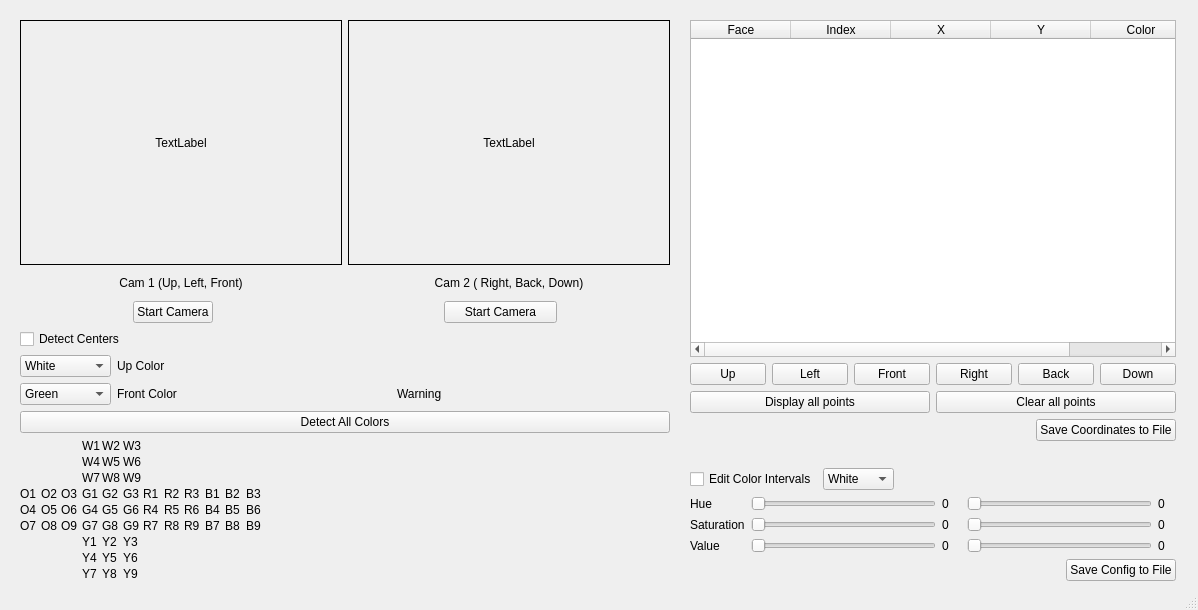
<?xml version="1.0" encoding="UTF-8"?>
<ui version="4.0">
 <class>MainWindow</class>
 <widget class="QMainWindow" name="MainWindow">
  <property name="enabled">
   <bool>true</bool>
  </property>
  <property name="geometry">
   <rect>
    <x>0</x>
    <y>0</y>
    <width>1198</width>
    <height>610</height>
   </rect>
  </property>
  <property name="windowTitle">
   <string>MainWindow</string>
  </property>
  <widget class="QWidget" name="centralwidget">
   <widget class="QWidget" name="verticalLayoutWidget">
    <property name="geometry">
     <rect>
      <x>20</x>
      <y>20</y>
      <width>650</width>
      <height>561</height>
     </rect>
    </property>
    <layout class="QVBoxLayout" name="verticalLayout_2" stretch="10,1,0,0,0,0,0">
     <property name="sizeConstraint">
      <enum>QLayout::SetMinimumSize</enum>
     </property>
     <item>
      <layout class="QHBoxLayout" name="horizontalLayout_3">
       <property name="sizeConstraint">
        <enum>QLayout::SetFixedSize</enum>
       </property>
       <item>
        <widget class="QLabel" name="main_cam">
         <property name="layoutDirection">
          <enum>Qt::LeftToRight</enum>
         </property>
         <property name="frameShape">
          <enum>QFrame::Box</enum>
         </property>
         <property name="frameShadow">
          <enum>QFrame::Plain</enum>
         </property>
         <property name="text">
          <string>TextLabel</string>
         </property>
         <property name="textFormat">
          <enum>Qt::PlainText</enum>
         </property>
         <property name="alignment">
          <set>Qt::AlignCenter</set>
         </property>
        </widget>
       </item>
       <item>
        <widget class="QLabel" name="main_cam_2">
         <property name="layoutDirection">
          <enum>Qt::LeftToRight</enum>
         </property>
         <property name="frameShape">
          <enum>QFrame::Box</enum>
         </property>
         <property name="frameShadow">
          <enum>QFrame::Plain</enum>
         </property>
         <property name="text">
          <string>TextLabel</string>
         </property>
         <property name="textFormat">
          <enum>Qt::PlainText</enum>
         </property>
         <property name="alignment">
          <set>Qt::AlignCenter</set>
         </property>
        </widget>
       </item>
      </layout>
     </item>
     <item>
      <layout class="QHBoxLayout" name="horizontalLayout_4">
       <item>
        <widget class="QLabel" name="label">
         <property name="text">
          <string>Cam 1 (Up, Left, Front)</string>
         </property>
         <property name="alignment">
          <set>Qt::AlignCenter</set>
         </property>
        </widget>
       </item>
       <item>
        <widget class="QLabel" name="label_2">
         <property name="text">
          <string>Cam 2 ( Right, Back, Down)</string>
         </property>
         <property name="alignment">
          <set>Qt::AlignCenter</set>
         </property>
        </widget>
       </item>
      </layout>
     </item>
     <item>
      <layout class="QHBoxLayout" name="horizontalLayout_5" stretch="1,0,2,1,1">
       <item>
        <spacer name="horizontalSpacer_3">
         <property name="orientation">
          <enum>Qt::Horizontal</enum>
         </property>
         <property name="sizeHint" stdset="0">
          <size>
           <width>40</width>
           <height>20</height>
          </size>
         </property>
        </spacer>
       </item>
       <item>
        <widget class="QPushButton" name="start_camera">
         <property name="text">
          <string>Start Camera</string>
         </property>
        </widget>
       </item>
       <item>
        <spacer name="horizontalSpacer_2">
         <property name="orientation">
          <enum>Qt::Horizontal</enum>
         </property>
         <property name="sizeHint" stdset="0">
          <size>
           <width>40</width>
           <height>20</height>
          </size>
         </property>
        </spacer>
       </item>
       <item>
        <widget class="QPushButton" name="start_camera_2">
         <property name="text">
          <string>Start Camera</string>
         </property>
        </widget>
       </item>
       <item>
        <spacer name="horizontalSpacer_4">
         <property name="orientation">
          <enum>Qt::Horizontal</enum>
         </property>
         <property name="sizeHint" stdset="0">
          <size>
           <width>40</width>
           <height>20</height>
          </size>
         </property>
        </spacer>
       </item>
      </layout>
     </item>
     <item>
      <layout class="QHBoxLayout" name="horizontalLayout_6">
       <item>
        <widget class="QCheckBox" name="checkBox_detect_centers">
         <property name="text">
          <string>Detect Centers</string>
         </property>
        </widget>
       </item>
       <item>
        <spacer name="horizontalSpacer_5">
         <property name="orientation">
          <enum>Qt::Horizontal</enum>
         </property>
         <property name="sizeHint" stdset="0">
          <size>
           <width>40</width>
           <height>20</height>
          </size>
         </property>
        </spacer>
       </item>
      </layout>
     </item>
     <item>
      <layout class="QGridLayout" name="gridLayout_2" columnstretch="1,3,3">
       <item row="0" column="1">
        <widget class="QLabel" name="label_3">
         <property name="text">
          <string>Up Color</string>
         </property>
        </widget>
       </item>
       <item row="0" column="0">
        <widget class="QComboBox" name="comboBox_up_color">
         <item>
          <property name="text">
           <string>White</string>
          </property>
         </item>
         <item>
          <property name="text">
           <string>Orange</string>
          </property>
         </item>
         <item>
          <property name="text">
           <string>Green</string>
          </property>
         </item>
         <item>
          <property name="text">
           <string>Red</string>
          </property>
         </item>
         <item>
          <property name="text">
           <string>Blue</string>
          </property>
         </item>
         <item>
          <property name="text">
           <string>Yellow</string>
          </property>
         </item>
        </widget>
       </item>
       <item row="1" column="1">
        <widget class="QLabel" name="label_4">
         <property name="text">
          <string>Front Color</string>
         </property>
        </widget>
       </item>
       <item row="1" column="0">
        <widget class="QComboBox" name="comboBox_front_color">
         <item>
          <property name="text">
           <string>Green</string>
          </property>
         </item>
         <item>
          <property name="text">
           <string>White</string>
          </property>
         </item>
         <item>
          <property name="text">
           <string>Orange</string>
          </property>
         </item>
         <item>
          <property name="text">
           <string>Red</string>
          </property>
         </item>
         <item>
          <property name="text">
           <string>Blue</string>
          </property>
         </item>
         <item>
          <property name="text">
           <string>Yellow</string>
          </property>
         </item>
        </widget>
       </item>
       <item row="1" column="2">
        <widget class="QLabel" name="label_warning_faces">
         <property name="text">
          <string>Warning</string>
         </property>
        </widget>
       </item>
      </layout>
     </item>
     <item>
      <widget class="QPushButton" name="button_detect_all_colors">
       <property name="text">
        <string>Detect All Colors</string>
       </property>
      </widget>
     </item>
     <item>
      <layout class="QHBoxLayout" name="horizontalLayout_7" stretch="3,5">
       <item>
        <layout class="QGridLayout" name="gridLayout">
         <property name="sizeConstraint">
          <enum>QLayout::SetMaximumSize</enum>
         </property>
         <property name="spacing">
          <number>2</number>
         </property>
         <item row="1" column="0">
          <layout class="QGridLayout" name="grid_orange">
           <property name="sizeConstraint">
            <enum>QLayout::SetDefaultConstraint</enum>
           </property>
           <item row="1" column="1">
            <widget class="QLabel" name="o5">
             <property name="text">
              <string>O5</string>
             </property>
            </widget>
           </item>
           <item row="0" column="1">
            <widget class="QLabel" name="o2">
             <property name="text">
              <string>O2</string>
             </property>
            </widget>
           </item>
           <item row="0" column="2">
            <widget class="QLabel" name="o3">
             <property name="text">
              <string>O3</string>
             </property>
            </widget>
           </item>
           <item row="1" column="0">
            <widget class="QLabel" name="o4">
             <property name="text">
              <string>O4</string>
             </property>
            </widget>
           </item>
           <item row="0" column="0">
            <widget class="QLabel" name="o1">
             <property name="text">
              <string>O1</string>
             </property>
            </widget>
           </item>
           <item row="1" column="2">
            <widget class="QLabel" name="o6">
             <property name="text">
              <string>O6</string>
             </property>
            </widget>
           </item>
           <item row="2" column="0">
            <widget class="QLabel" name="o7">
             <property name="text">
              <string>O7</string>
             </property>
            </widget>
           </item>
           <item row="2" column="1">
            <widget class="QLabel" name="o8">
             <property name="text">
              <string>O8</string>
             </property>
            </widget>
           </item>
           <item row="2" column="2">
            <widget class="QLabel" name="o9">
             <property name="text">
              <string>O9</string>
             </property>
            </widget>
           </item>
          </layout>
         </item>
         <item row="1" column="3">
          <layout class="QGridLayout" name="grid_blue">
           <property name="sizeConstraint">
            <enum>QLayout::SetDefaultConstraint</enum>
           </property>
           <item row="1" column="2">
            <widget class="QLabel" name="b6">
             <property name="text">
              <string>B6</string>
             </property>
            </widget>
           </item>
           <item row="0" column="0">
            <widget class="QLabel" name="b1">
             <property name="text">
              <string>B1</string>
             </property>
            </widget>
           </item>
           <item row="1" column="0">
            <widget class="QLabel" name="b4">
             <property name="text">
              <string>B4</string>
             </property>
            </widget>
           </item>
           <item row="0" column="1">
            <widget class="QLabel" name="b2">
             <property name="text">
              <string>B2</string>
             </property>
            </widget>
           </item>
           <item row="1" column="1">
            <widget class="QLabel" name="b5">
             <property name="text">
              <string>B5</string>
             </property>
            </widget>
           </item>
           <item row="0" column="2">
            <widget class="QLabel" name="b3">
             <property name="text">
              <string>B3</string>
             </property>
            </widget>
           </item>
           <item row="2" column="0">
            <widget class="QLabel" name="b7">
             <property name="text">
              <string>B7</string>
             </property>
            </widget>
           </item>
           <item row="2" column="1">
            <widget class="QLabel" name="b8">
             <property name="text">
              <string>B8</string>
             </property>
            </widget>
           </item>
           <item row="2" column="2">
            <widget class="QLabel" name="b9">
             <property name="text">
              <string>B9</string>
             </property>
            </widget>
           </item>
          </layout>
         </item>
         <item row="1" column="1">
          <layout class="QGridLayout" name="grid_green">
           <property name="sizeConstraint">
            <enum>QLayout::SetDefaultConstraint</enum>
           </property>
           <item row="0" column="0">
            <widget class="QLabel" name="g1">
             <property name="text">
              <string>G1</string>
             </property>
            </widget>
           </item>
           <item row="0" column="2">
            <widget class="QLabel" name="g3">
             <property name="text">
              <string>G3</string>
             </property>
            </widget>
           </item>
           <item row="0" column="1">
            <widget class="QLabel" name="g2">
             <property name="text">
              <string>G2</string>
             </property>
            </widget>
           </item>
           <item row="1" column="0">
            <widget class="QLabel" name="g4">
             <property name="text">
              <string>G4</string>
             </property>
            </widget>
           </item>
           <item row="1" column="1">
            <widget class="QLabel" name="g5">
             <property name="text">
              <string>G5</string>
             </property>
            </widget>
           </item>
           <item row="1" column="2">
            <widget class="QLabel" name="g6">
             <property name="text">
              <string>G6</string>
             </property>
            </widget>
           </item>
           <item row="2" column="0">
            <widget class="QLabel" name="g7">
             <property name="text">
              <string>G7</string>
             </property>
            </widget>
           </item>
           <item row="2" column="1">
            <widget class="QLabel" name="g8">
             <property name="text">
              <string>G8</string>
             </property>
            </widget>
           </item>
           <item row="2" column="2">
            <widget class="QLabel" name="g9">
             <property name="text">
              <string>G9</string>
             </property>
            </widget>
           </item>
          </layout>
         </item>
         <item row="1" column="2">
          <layout class="QGridLayout" name="grid_red">
           <property name="sizeConstraint">
            <enum>QLayout::SetDefaultConstraint</enum>
           </property>
           <item row="0" column="0">
            <widget class="QLabel" name="r1">
             <property name="text">
              <string>R1</string>
             </property>
            </widget>
           </item>
           <item row="0" column="2">
            <widget class="QLabel" name="r3">
             <property name="text">
              <string>R3</string>
             </property>
            </widget>
           </item>
           <item row="0" column="1">
            <widget class="QLabel" name="r2">
             <property name="text">
              <string>R2</string>
             </property>
            </widget>
           </item>
           <item row="1" column="0">
            <widget class="QLabel" name="r4">
             <property name="text">
              <string>R4</string>
             </property>
            </widget>
           </item>
           <item row="1" column="1">
            <widget class="QLabel" name="r5">
             <property name="text">
              <string>R5</string>
             </property>
            </widget>
           </item>
           <item row="1" column="2">
            <widget class="QLabel" name="r6">
             <property name="text">
              <string>R6</string>
             </property>
            </widget>
           </item>
           <item row="2" column="0">
            <widget class="QLabel" name="r7">
             <property name="text">
              <string>R7</string>
             </property>
            </widget>
           </item>
           <item row="2" column="1">
            <widget class="QLabel" name="r8">
             <property name="text">
              <string>R8</string>
             </property>
            </widget>
           </item>
           <item row="2" column="2">
            <widget class="QLabel" name="r9">
             <property name="text">
              <string>R9</string>
             </property>
            </widget>
           </item>
          </layout>
         </item>
         <item row="0" column="1">
          <layout class="QGridLayout" name="grid_white">
           <property name="sizeConstraint">
            <enum>QLayout::SetDefaultConstraint</enum>
           </property>
           <item row="0" column="0">
            <widget class="QLabel" name="w1">
             <property name="text">
              <string>W1</string>
             </property>
            </widget>
           </item>
           <item row="0" column="2">
            <widget class="QLabel" name="w3">
             <property name="text">
              <string>W3</string>
             </property>
            </widget>
           </item>
           <item row="0" column="1">
            <widget class="QLabel" name="w2">
             <property name="text">
              <string>W2</string>
             </property>
            </widget>
           </item>
           <item row="1" column="0">
            <widget class="QLabel" name="w4">
             <property name="text">
              <string>W4</string>
             </property>
            </widget>
           </item>
           <item row="1" column="1">
            <widget class="QLabel" name="w5">
             <property name="text">
              <string>W5</string>
             </property>
            </widget>
           </item>
           <item row="1" column="2">
            <widget class="QLabel" name="w6">
             <property name="text">
              <string>W6</string>
             </property>
            </widget>
           </item>
           <item row="2" column="0">
            <widget class="QLabel" name="w7">
             <property name="text">
              <string>W7</string>
             </property>
            </widget>
           </item>
           <item row="2" column="1">
            <widget class="QLabel" name="w8">
             <property name="text">
              <string>W8</string>
             </property>
            </widget>
           </item>
           <item row="2" column="2">
            <widget class="QLabel" name="w9">
             <property name="text">
              <string>W9</string>
             </property>
            </widget>
           </item>
          </layout>
         </item>
         <item row="2" column="1">
          <layout class="QGridLayout" name="grid_yellow">
           <property name="sizeConstraint">
            <enum>QLayout::SetDefaultConstraint</enum>
           </property>
           <item row="0" column="0">
            <widget class="QLabel" name="y1">
             <property name="text">
              <string>Y1</string>
             </property>
            </widget>
           </item>
           <item row="0" column="2">
            <widget class="QLabel" name="y3">
             <property name="text">
              <string>Y3</string>
             </property>
            </widget>
           </item>
           <item row="0" column="1">
            <widget class="QLabel" name="y2">
             <property name="text">
              <string>Y2</string>
             </property>
            </widget>
           </item>
           <item row="1" column="0">
            <widget class="QLabel" name="y4">
             <property name="text">
              <string>Y4</string>
             </property>
            </widget>
           </item>
           <item row="1" column="1">
            <widget class="QLabel" name="y5">
             <property name="text">
              <string>Y5</string>
             </property>
            </widget>
           </item>
           <item row="1" column="2">
            <widget class="QLabel" name="y6">
             <property name="text">
              <string>Y6</string>
             </property>
            </widget>
           </item>
           <item row="2" column="0">
            <widget class="QLabel" name="y7">
             <property name="text">
              <string>Y7</string>
             </property>
            </widget>
           </item>
           <item row="2" column="1">
            <widget class="QLabel" name="y8">
             <property name="text">
              <string>Y8</string>
             </property>
            </widget>
           </item>
           <item row="2" column="2">
            <widget class="QLabel" name="y9">
             <property name="text">
              <string>Y9</string>
             </property>
            </widget>
           </item>
          </layout>
         </item>
        </layout>
       </item>
       <item>
        <spacer name="horizontalSpacer_6">
         <property name="orientation">
          <enum>Qt::Horizontal</enum>
         </property>
         <property name="sizeHint" stdset="0">
          <size>
           <width>100</width>
           <height>1</height>
          </size>
         </property>
        </spacer>
       </item>
      </layout>
     </item>
    </layout>
   </widget>
   <widget class="QWidget" name="verticalLayoutWidget_2">
    <property name="geometry">
     <rect>
      <x>690</x>
      <y>20</y>
      <width>486</width>
      <height>561</height>
     </rect>
    </property>
    <layout class="QVBoxLayout" name="verticalLayout_6" stretch="20,1,1">
     <item>
      <layout class="QVBoxLayout" name="verticalLayout" stretch="0,0,0,0">
       <item>
        <widget class="QTableWidget" name="tableWidget">
         <column>
          <property name="text">
           <string>Face</string>
          </property>
         </column>
         <column>
          <property name="text">
           <string>Index</string>
          </property>
         </column>
         <column>
          <property name="text">
           <string>X</string>
          </property>
         </column>
         <column>
          <property name="text">
           <string>Y</string>
          </property>
         </column>
         <column>
          <property name="text">
           <string>Color</string>
          </property>
         </column>
        </widget>
       </item>
       <item>
        <layout class="QHBoxLayout" name="horizontalLayout">
         <item>
          <widget class="QPushButton" name="button_update_table_up">
           <property name="text">
            <string>Up</string>
           </property>
          </widget>
         </item>
         <item>
          <widget class="QPushButton" name="button_update_table_left">
           <property name="text">
            <string>Left</string>
           </property>
          </widget>
         </item>
         <item>
          <widget class="QPushButton" name="button_update_table_front">
           <property name="text">
            <string>Front</string>
           </property>
          </widget>
         </item>
         <item>
          <widget class="QPushButton" name="button_update_table_right">
           <property name="text">
            <string>Right</string>
           </property>
          </widget>
         </item>
         <item>
          <widget class="QPushButton" name="button_update_table_back">
           <property name="text">
            <string>Back</string>
           </property>
          </widget>
         </item>
         <item>
          <widget class="QPushButton" name="button_update_table_down">
           <property name="text">
            <string>Down</string>
           </property>
          </widget>
         </item>
        </layout>
       </item>
       <item>
        <layout class="QHBoxLayout" name="horizontalLayout_8">
         <item>
          <widget class="QPushButton" name="button_display_all_points">
           <property name="text">
            <string>Display all points</string>
           </property>
          </widget>
         </item>
         <item>
          <widget class="QPushButton" name="button_clear_all_points">
           <property name="text">
            <string>Clear all points</string>
           </property>
          </widget>
         </item>
        </layout>
       </item>
       <item>
        <layout class="QHBoxLayout" name="horizontalLayout_2">
         <item>
          <spacer name="horizontalSpacer">
           <property name="orientation">
            <enum>Qt::Horizontal</enum>
           </property>
           <property name="sizeHint" stdset="0">
            <size>
             <width>40</width>
             <height>20</height>
            </size>
           </property>
          </spacer>
         </item>
         <item>
          <widget class="QPushButton" name="button_update_coordinate_file">
           <property name="text">
            <string>Save Coordinates to File</string>
           </property>
          </widget>
         </item>
        </layout>
       </item>
      </layout>
     </item>
     <item>
      <spacer name="verticalSpacer">
       <property name="orientation">
        <enum>Qt::Vertical</enum>
       </property>
       <property name="sizeHint" stdset="0">
        <size>
         <width>88</width>
         <height>108</height>
        </size>
       </property>
      </spacer>
     </item>
     <item>
      <layout class="QVBoxLayout" name="layout_edit_colors">
       <item>
        <layout class="QHBoxLayout" name="horizontalLayout_9">
         <item>
          <widget class="QCheckBox" name="checkBox_edit_color_intervals">
           <property name="text">
            <string>Edit Color Intervals</string>
           </property>
          </widget>
         </item>
         <item>
          <widget class="QComboBox" name="comboBox_colors_HSV">
           <item>
            <property name="text">
             <string>White</string>
            </property>
           </item>
           <item>
            <property name="text">
             <string>Orange</string>
            </property>
           </item>
           <item>
            <property name="text">
             <string>Green</string>
            </property>
           </item>
           <item>
            <property name="text">
             <string>Red</string>
            </property>
           </item>
           <item>
            <property name="text">
             <string>Blue</string>
            </property>
           </item>
           <item>
            <property name="text">
             <string>Yellow</string>
            </property>
           </item>
          </widget>
         </item>
         <item>
          <spacer name="horizontalSpacer_8">
           <property name="orientation">
            <enum>Qt::Horizontal</enum>
           </property>
           <property name="sizeHint" stdset="0">
            <size>
             <width>40</width>
             <height>20</height>
            </size>
           </property>
          </spacer>
         </item>
        </layout>
       </item>
       <item>
        <layout class="QHBoxLayout" name="horizontalLayout_10">
         <item>
          <layout class="QVBoxLayout" name="verticalLayout_3">
           <item>
            <widget class="QLabel" name="label_7">
             <property name="text">
              <string>Hue</string>
             </property>
            </widget>
           </item>
           <item>
            <widget class="QLabel" name="label_8">
             <property name="text">
              <string>Saturation</string>
             </property>
            </widget>
           </item>
           <item>
            <widget class="QLabel" name="label_9">
             <property name="text">
              <string>Value</string>
             </property>
            </widget>
           </item>
          </layout>
         </item>
         <item>
          <layout class="QVBoxLayout" name="verticalLayout_4">
           <item>
            <layout class="QHBoxLayout" name="horizontalLayout_11" stretch="10,1">
             <item>
              <widget class="QSlider" name="slider_hue_min">
               <property name="maximum">
                <number>255</number>
               </property>
               <property name="orientation">
                <enum>Qt::Horizontal</enum>
               </property>
              </widget>
             </item>
             <item>
              <widget class="QLabel" name="hue_min">
               <property name="text">
                <string>0</string>
               </property>
              </widget>
             </item>
            </layout>
           </item>
           <item>
            <layout class="QHBoxLayout" name="horizontalLayout_12" stretch="10,1">
             <item>
              <widget class="QSlider" name="slider_saturation_min">
               <property name="maximum">
                <number>255</number>
               </property>
               <property name="orientation">
                <enum>Qt::Horizontal</enum>
               </property>
              </widget>
             </item>
             <item>
              <widget class="QLabel" name="saturation_min">
               <property name="text">
                <string>0</string>
               </property>
              </widget>
             </item>
            </layout>
           </item>
           <item>
            <layout class="QHBoxLayout" name="horizontalLayout_13" stretch="10,1">
             <item>
              <widget class="QSlider" name="slider_value_min">
               <property name="maximum">
                <number>255</number>
               </property>
               <property name="orientation">
                <enum>Qt::Horizontal</enum>
               </property>
              </widget>
             </item>
             <item>
              <widget class="QLabel" name="value_min">
               <property name="text">
                <string>0</string>
               </property>
              </widget>
             </item>
            </layout>
           </item>
          </layout>
         </item>
         <item>
          <layout class="QVBoxLayout" name="verticalLayout_5">
           <item>
            <layout class="QHBoxLayout" name="horizontalLayout_14" stretch="10,1">
             <item>
              <widget class="QSlider" name="slider_hue_max">
               <property name="maximum">
                <number>255</number>
               </property>
               <property name="orientation">
                <enum>Qt::Horizontal</enum>
               </property>
              </widget>
             </item>
             <item>
              <widget class="QLabel" name="hue_max">
               <property name="text">
                <string>0</string>
               </property>
              </widget>
             </item>
            </layout>
           </item>
           <item>
            <layout class="QHBoxLayout" name="horizontalLayout_15" stretch="10,1">
             <item>
              <widget class="QSlider" name="slider_saturation_max">
               <property name="maximum">
                <number>255</number>
               </property>
               <property name="orientation">
                <enum>Qt::Horizontal</enum>
               </property>
              </widget>
             </item>
             <item>
              <widget class="QLabel" name="saturation_max">
               <property name="text">
                <string>0</string>
               </property>
              </widget>
             </item>
            </layout>
           </item>
           <item>
            <layout class="QHBoxLayout" name="horizontalLayout_16" stretch="10,1">
             <item>
              <widget class="QSlider" name="slider_value_max">
               <property name="maximum">
                <number>255</number>
               </property>
               <property name="orientation">
                <enum>Qt::Horizontal</enum>
               </property>
              </widget>
             </item>
             <item>
              <widget class="QLabel" name="value_max">
               <property name="text">
                <string>0</string>
               </property>
              </widget>
             </item>
            </layout>
           </item>
          </layout>
         </item>
        </layout>
       </item>
       <item>
        <layout class="QHBoxLayout" name="horizontalLayout_17">
         <item>
          <spacer name="horizontalSpacer_7">
           <property name="orientation">
            <enum>Qt::Horizontal</enum>
           </property>
           <property name="sizeHint" stdset="0">
            <size>
             <width>40</width>
             <height>20</height>
            </size>
           </property>
          </spacer>
         </item>
         <item>
          <widget class="QPushButton" name="button_save_hsv_to_file">
           <property name="text">
            <string>Save Config to File</string>
           </property>
          </widget>
         </item>
        </layout>
       </item>
      </layout>
     </item>
    </layout>
   </widget>
  </widget>
  <widget class="QStatusBar" name="statusbar"/>
 </widget>
 <resources>
  <include location="pixels.qrc"/>
 </resources>
 <connections/>
</ui>
